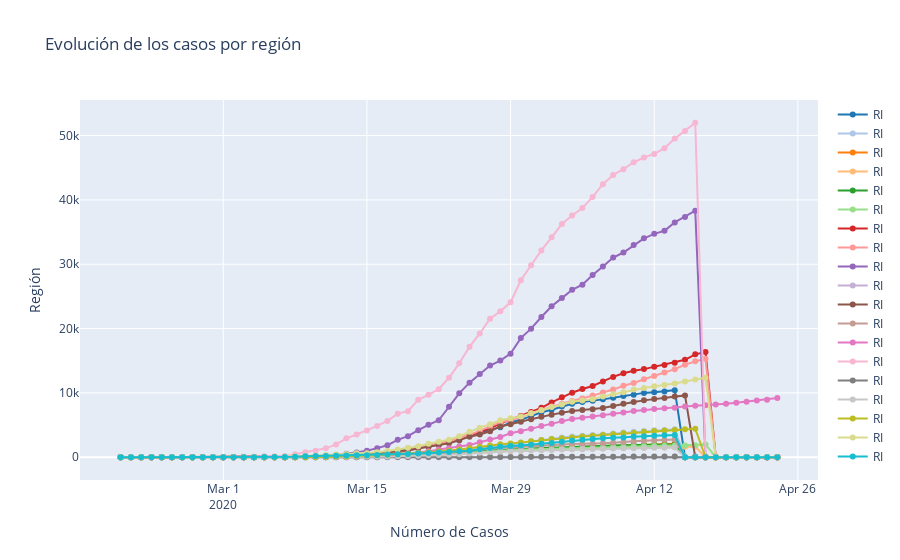

Source (notebook cell):
### Code cell
traces=[]
a=0
for i in range(0,len(regiones)):
     
    trace = go.Scatter(
                    x = df_regiones[list(df_regiones.keys())[i]]["FECHA"],
                    y = df_regiones[list(df_regiones.keys())[i]]["CASOS"],
                    mode = "lines+markers",
                    name = region,
                    marker = dict(color = all_palettes["Category20"][20][i])
                    )
    traces.append(trace)
layout = dict(title = 'Evolución de los casos por región',
              xaxis= dict(title= 'Número de Casos'),
              yaxis= dict(title= 'Región',ticklen= 5))
             
fig = dict(data = traces, layout = layout)
iplot(fig)
